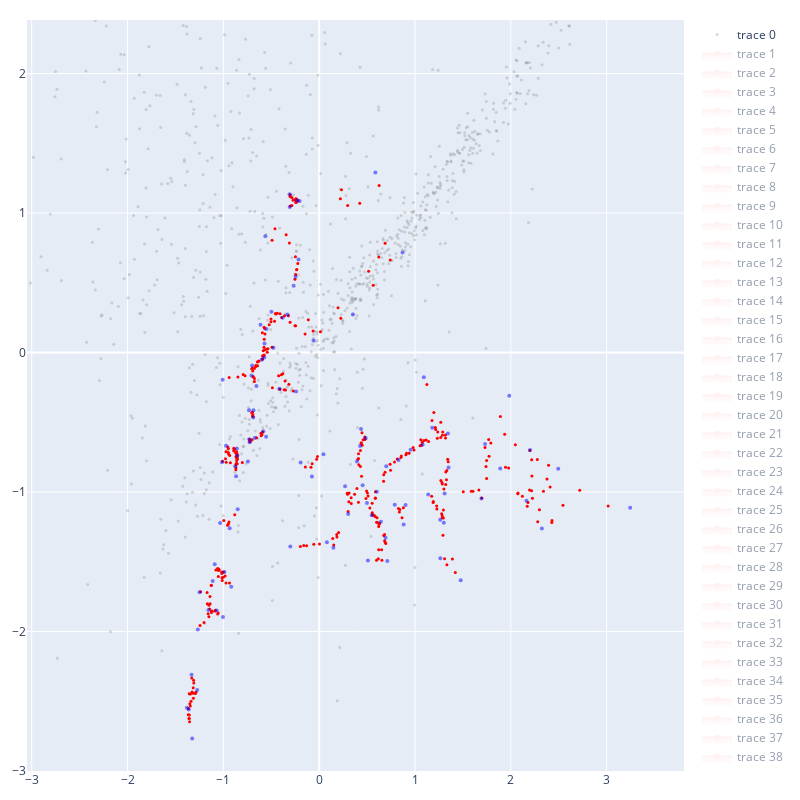

The code cell stored with this chart in its notebook:
### Code cell
fig = go.Figure(
    go.Scatter(
        x=c1[:, 0], y=c1[:, 1], mode="markers", marker=dict(color="grey", opacity=0.3, size=3)
    )
)

colors = px.colors.qualitative.Alphabet
j = 0
n_points = 5
rnd_points = []
for i, points in enumerate(nns_):
    if j > 25:
        j = 0
    c0_xs = [c0[points[0]][0], c0[points[1]][0], c0[points[2]][0], c0[points[0]][0]]
    c0_ys = [c0[points[0]][1], c0[points[1]][1], c0[points[2]][1], c0[points[0]][1]]

    fig.add_trace(go.Scatter(x=c0_xs, y=c0_ys, fill="toself", opacity=0.1, marker=dict(color="red")))
    modifier = 0.5
    for k in range(n_points):
        modifier /= 1.05
        if modifier <= 0:
            modifier = 0
        rnd_points.append(point_on_triangle(c0_xs, c0_ys, modifier))
    j += 1
rnd_points = np.array(rnd_points)
fig.add_trace(
    go.Scatter(
        x=rnd_points[:, 0],
        y=rnd_points[:, 1],
#         mode="lines+markers",
        mode="markers",
        opacity=1.0,
        marker=dict(color="red", opacity=1, size=3),
    )
)
fig.add_trace(
    go.Scatter(
        x=c0[:, 0], y=c0[:, 1], mode="markers", marker=dict(color="blue", opacity=0.5, size=4)
    )
)

fig.update_layout(
    width=800, height=800, margin=dict(l=20, r=20, t=20, b=20),
)
fig.show()

### Figure 1 — Plotly figure (JSON) as saved in the notebook; plotly's stock layout.template omitted (floating-point values rounded to 4 significant figures; data arrays with more than 128 entries replaced by an {"elided": "..."} marker saying what was removed)
{"data": [{"marker": {"color": "grey", "opacity": 0.3, "size": 3}, "mode": "markers", "type": "scatter", "visible": true, "x": {"elided": "895 float values"}, "y": {"elided": "895 float values"}}, {"fill": "toself", "marker": {"color": "red"}, "opacity": 0.1, "type": "scatter", "visible": "legendonly", "x": [0.3509, -0.2665, -0.05932, 0.3509], "y": [0.2724, 0.4785, 0.08709, 0.2724]}, {"fill": "toself", "marker": {"color": "red"}, "opacity": 0.1, "type": "scatter", "visible": "legendonly", "x": [0.3509, 0.5863, 0.8702, 0.3509], "y": [0.2724, 1.29, 0.718, 0.2724]}, {"fill": "toself", "marker": {"color": "red"}, "opacity": 0.1, "type": "scatter", "visible": "legendonly", "x": [2.2, 1.731, 1.984, 2.2], "y": [-0.6989, -0.6561, -0.3105, -0.6989]}, {"fill": "toself", "marker": {"color": "red"}, "opacity": 0.1, "type": "scatter", "visible": "legendonly", "x": [2.2, 2.164, 2.495, 2.2], "y": [-0.6989, -1.063, -0.834, -0.6989]}, {"fill": "toself", "marker": {"color": "red"}, "opacity": 0.1, "type": "scatter", "visible": "legendonly", "x": [2.2, 2.495, 1.889, 2.2], "y": [-0.6989, -0.834, -0.8324, -0.6989]}, {"fill": "toself", "marker": {"color": "red"}, "opacity": 0.1, "type": "scatter", "visible": "legendonly", "x": [0.4856, 0.3942, 0.4266, 0.4856], "y": [-0.6121, -0.7806, -0.6711, -0.6121]}, {"fill": "toself", "marker": {"color": "red"}, "opacity": 0.1, "type": "scatter", "visible": "legendonly", "x": [0.4856, 0.4368, 0.4266, 0.4856], "y": [-0.6121, -0.5487, -0.6711, -0.6121]}, {"fill": "toself", "marker": {"color": "red"}, "opacity": 0.1, "type": "scatter", "visible": "legendonly", "x": [-0.6998, -0.6548, -0.7068, -0.6998], "y": [-0.09325, -0.2396, -0.1654, -0.09325]}, {"fill": "toself", "marker": {"color": "red"}, "opacity": 0.1, "type": "scatter", "visible": "legendonly", "x": [-0.6998, -0.6002, -0.7068, -0.6998], "y": [-0.09325, -0.05172, -0.1654, -0.09325]}, {"fill": "toself", "marker": {"color": "red"}, "opacity": 0.1, "type": "scatter", "visible": "legendonly", "x": [-0.6998, -0.6002, -0.5731, -0.6998], "y": [-0.09325, -0.05172, -0.03542, -0.09325]}, {"fill": "toself", "marker": {"color": "red"}, "opacity": 0.1, "type": "scatter", "visible": "legendonly", "x": [-0.6998, -0.7068, -1.007, -0.6998], "y": [-0.09325, -0.1654, -0.1945, -0.09325]}, {"fill": "toself", "marker": {"color": "red"}, "opacity": 0.1, "type": "scatter", "visible": "legendonly", "x": [-1.361, -1.332, -1.273, -1.361], "y": [-2.56, -2.31, -2.419, -2.56]}, {"fill": "toself", "marker": {"color": "red"}, "opacity": 0.1, "type": "scatter", "visible": "legendonly", "x": [-1.361, -1.325, -1.381, -1.361], "y": [-2.56, -2.768, -2.547, -2.56]}, {"fill": "toself", "marker": {"color": "red"}, "opacity": 0.1, "type": "scatter", "visible": "legendonly", "x": [-1.361, -1.273, -1.381, -1.361], "y": [-2.56, -2.419, -2.547, -2.56]}, {"fill": "toself", "marker": {"color": "red"}, "opacity": 0.1, "type": "scatter", "visible": "legendonly", "x": [-0.9339, -1.034, -0.8505, -0.9339], "y": [-1.26, -1.223, -1.124, -1.26]}, {"fill": "toself", "marker": {"color": "red"}, "opacity": 0.1, "type": "scatter", "visible": "legendonly", "x": [1.693, 1.731, 1.889, 1.693], "y": [-1.047, -0.6561, -0.8324, -1.047]}, {"fill": "toself", "marker": {"color": "red"}, "opacity": 0.1, "type": "scatter", "visible": "legendonly", "x": [1.693, 1.889, 1.309, 1.693], "y": [-1.047, -0.8324, -1.01, -1.047]}, {"fill": "toself", "marker": {"color": "red"}, "opacity": 0.1, "type": "scatter", "visible": "legendonly", "x": [-1.266, -1.157, -1.069, -1.266], "y": [-1.986, -1.847, -1.85, -1.986]}, {"fill": "toself", "marker": {"color": "red"}, "opacity": 0.1, "type": "scatter", "visible": "legendonly", "x": [-1.014, -0.972, -0.8592, -1.014], "y": [-0.7876, -0.6685, -0.6883, -0.7876]}, {"fill": "toself", "marker": {"color": "red"}, "opacity": 0.1, "type": "scatter", "visible": "legendonly", "x": [-1.014, -0.972, -0.8768, -1.014], "y": [-0.7876, -0.6685, -0.8146, -0.7876]}, {"fill": "toself", "marker": {"color": "red"}, "opacity": 0.1, "type": "scatter", "visible": "legendonly", "x": [-0.2665, -0.2463, -0.2161, -0.2665], "y": [0.4785, 0.5433, 0.6667, 0.4785]}, {"fill": "toself", "marker": {"color": "red"}, "opacity": 0.1, "type": "scatter", "visible": "legendonly", "x": [0.3942, 0.4533, 0.4266, 0.3942], "y": [-0.7806, -0.9526, -0.6711, -0.7806]}, {"fill": "toself", "marker": {"color": "red"}, "opacity": 0.1, "type": "scatter", "visible": "legendonly", "x": [-0.3077, -0.3095, -0.2328, -0.3077], "y": [1.043, 1.135, 1.091, 1.043]}, {"fill": "toself", "marker": {"color": "red"}, "opacity": 0.1, "type": "scatter", "visible": "legendonly", "x": [-0.3077, -0.2043, -0.2328, -0.3077], "y": [1.043, 1.087, 1.091, 1.043]}, {"fill": "toself", "marker": {"color": "red"}, "opacity": 0.1, "type": "scatter", "visible": "legendonly", "x": [-0.3077, -0.5618, -0.2161, -0.3077], "y": [1.043, 0.8344, 0.6667, 1.043]}, {"fill": "toself", "marker": {"color": "red"}, "opacity": 0.1, "type": "scatter", "visible": "legendonly", "x": [0.5088, 0.7109, 0.6923, 0.5088], "y": [-1.492, -1.496, -1.328, -1.492]}, {"fill": "toself", "marker": {"color": "red"}, "opacity": 0.1, "type": "scatter", "visible": "legendonly", "x": [0.04439, -0.076, -0.1936, 0.04439], "y": [-0.7297, -0.8887, -0.7883, -0.7297]}, {"fill": "toself", "marker": {"color": "red"}, "opacity": 0.1, "type": "scatter", "visible": "legendonly", "x": [0.7109, 0.6923, 0.6444, 0.7109], "y": [-1.496, -1.328, -1.213, -1.496]}, {"fill": "toself", "marker": {"color": "red"}, "opacity": 0.1, "type": "scatter", "visible": "legendonly", "x": [0.9545, 1.08, 0.8283, 0.9545], "y": [-0.6964, -0.6607, -0.7713, -0.6964]}, {"fill": "toself", "marker": {"color": "red"}, "opacity": 0.1, "type": "scatter", "visible": "legendonly", "x": [0.9545, 1.08, 1.18, 0.9545], "y": [-0.6964, -0.6607, -0.5395, -0.6964]}, {"fill": "toself", "marker": {"color": "red"}, "opacity": 0.1, "type": "scatter", "visible": "legendonly", "x": [0.9545, 0.8283, 0.7001, 0.9545], "y": [-0.6964, -0.7713, -0.8151, -0.6964]}, {"fill": "toself", "marker": {"color": "red"}, "opacity": 0.1, "type": "scatter", "visible": "legendonly", "x": [1.08, 1.344, 1.18, 1.08], "y": [-0.6607, -0.5802, -0.5395, -0.6607]}, {"fill": "toself", "marker": {"color": "red"}, "opacity": 0.1, "type": "scatter", "visible": "legendonly", "x": [-0.6128, -0.5506, -0.5705, -0.6128], "y": [0.1997, 0.169, 0.06429, 0.1997]}, {"fill": "toself", "marker": {"color": "red"}, "opacity": 0.1, "type": "scatter", "visible": "legendonly", "x": [-0.6721, -0.7258, -0.73, -0.6721], "y": [-0.612, -0.6429, -0.6219, -0.612]}, {"fill": "toself", "marker": {"color": "red"}, "opacity": 0.1, "type": "scatter", "visible": "legendonly", "x": [-0.6721, -0.5538, -0.5837, -0.6721], "y": [-0.612, -0.6043, -0.5641, -0.612]}, {"fill": "toself", "marker": {"color": "red"}, "opacity": 0.1, "type": "scatter", "visible": "legendonly", "x": [1.3, 1.477, 1.264, 1.3], "y": [-1.221, -1.633, -1.476, -1.221]}, {"fill": "toself", "marker": {"color": "red"}, "opacity": 0.1, "type": "scatter", "visible": "legendonly", "x": [1.3, 1.263, 1.309, 1.3], "y": [-1.221, -1.2, -1.01, -1.221]}, {"fill": "toself", "marker": {"color": "red"}, "opacity": 0.1, "type": "scatter", "visible": "legendonly", "x": [-0.6548, -0.2408, -0.4137, -0.6548], "y": [-0.2396, -0.2796, -0.2591, -0.2396]}, {"fill": "toself", "marker": {"color": "red"}, "opacity": 0.1, "type": "scatter", "visible": "legendonly", "x": [-1.111, -1.248, -1.157, -1.111], "y": [-1.638, -1.719, -1.847, -1.638]}, {"fill": "toself", "marker": {"color": "red"}, "opacity": 0.1, "type": "scatter", "visible": "legendonly", "x": [-1.111, -1.09, -0.989, -1.111], "y": [-1.638, -1.518, -1.574, -1.638]}, {"fill": "toself", "marker": {"color": "red"}, "opacity": 0.1, "type": "scatter", "visible": "legendonly", "x": [-1.111, -0.989, -0.9179, -1.111], "y": [-1.638, -1.574, -1.68, -1.638]}, {"fill": "toself", "marker": {"color": "red"}, "opacity": 0.1, "type": "scatter", "visible": "legendonly", "x": [-0.972, -0.8568, -0.8592, -0.972], "y": [-0.6685, -0.7395, -0.6883, -0.6685]}, {"fill": "toself", "marker": {"color": "red"}, "opacity": 0.1, "type": "scatter", "visible": "legendonly", "x": [-1.332, -1.273, -1.381, -1.332], "y": [-2.31, -2.419, -2.547, -2.31]}, {"fill": "toself", "marker": {"color": "red"}, "opacity": 0.1, "type": "scatter", "visible": "legendonly", "x": [0.7889, 0.9014, 0.8813, 0.7889], "y": [-1.092, -1.094, -1.232, -1.092]}, {"fill": "toself", "marker": {"color": "red"}, "opacity": 0.1, "type": "scatter", "visible": "legendonly", "x": [-0.6002, -0.5705, -0.5731, -0.6002], "y": [-0.05172, 0.06429, -0.03542, -0.05172]}, {"fill": "toself", "marker": {"color": "red"}, "opacity": 0.1, "type": "scatter", "visible": "legendonly", "x": [-0.5506, -0.4981, -0.3818, -0.5506], "y": [0.169, 0.2921, 0.2498, 0.169]}, {"fill": "toself", "marker": {"color": "red"}, "opacity": 0.1, "type": "scatter", "visible": "legendonly", "x": [-0.8672, -0.8568, -0.8768, -0.8672], "y": [-0.8872, -0.7395, -0.8146, -0.8872]}, {"fill": "toself", "marker": {"color": "red"}, "opacity": 0.1, "type": "scatter", "visible": "legendonly", "x": [0.1482, 0.08069, 0.3029, 0.1482], "y": [-1.401, -1.36, -1.158, -1.401]}, {"fill": "toself", "marker": {"color": "red"}, "opacity": 0.1, "type": "scatter", "visible": "legendonly", "x": [0.1482, 0.08069, -0.3013, 0.1482], "y": [-1.401, -1.36, -1.39, -1.401]}, {"fill": "toself", "marker": {"color": "red"}, "opacity": 0.1, "type": "scatter", "visible": "legendonly", "x": [-0.2408, -0.4777, -0.4137, -0.2408], "y": [-0.2796, 0.03462, -0.2591, -0.2796]}, {"fill": "toself", "marker": {"color": "red"}, "opacity": 0.1, "type": "scatter", "visible": "legendonly", "x": [-1.248, -1.157, -1.069, -1.248], "y": [-1.719, -1.847, -1.85, -1.719]}, {"fill": "toself", "marker": {"color": "red"}, "opacity": 0.1, "type": "scatter", "visible": "legendonly", "x": [1.35, 1.344, 1.18, 1.35], "y": [-0.8247, -0.5802, -0.5395, -0.8247]}, {"fill": "toself", "marker": {"color": "red"}, "opacity": 0.1, "type": "scatter", "visible": "legendonly", "x": [1.35, 1.344, 1.309, 1.35], "y": [-0.8247, -0.5802, -1.01, -0.8247]}, {"fill": "toself", "marker": {"color": "red"}, "opacity": 0.1, "type": "scatter", "visible": "legendonly", "x": [1.35, 1.138, 1.309, 1.35], "y": [-0.8247, -1.018, -1.01, -0.8247]}, {"fill": "toself", "marker": {"color": "red"}, "opacity": 0.1, "type": "scatter", "visible": "legendonly", "x": [3.245, 2.324, 2.495, 3.245], "y": [-1.113, -1.263, -0.834, -1.113]}, {"fill": "toself", "marker": {"color": "red"}, "opacity": 0.1, "type": "scatter", "visible": "legendonly", "x": [0.2703, 0.3029, 0.4533, 0.2703], "y": [-0.9592, -1.158, -0.9526, -0.9592]}, {"fill": "toself", "marker": {"color": "red"}, "opacity": 0.1, "type": "scatter", "visible": "legendonly", "x": [0.2703, 0.3029, 0.4985, 0.2703], "y": [-0.9592, -1.158, -1.079, -0.9592]}, {"fill": "toself", "marker": {"color": "red"}, "opacity": 0.1, "type": "scatter", "visible": "legendonly", "x": [-1.09, -0.989, -0.9179, -1.09], "y": [-1.518, -1.574, -1.68, -1.518]}, {"fill": "toself", "marker": {"color": "red"}, "opacity": 0.1, "type": "scatter", "visible": "legendonly", "x": [-0.8568, -0.8592, -0.8768, -0.8568], "y": [-0.7395, -0.6883, -0.8146, -0.7395]}, {"fill": "toself", "marker": {"color": "red"}, "opacity": 0.1, "type": "scatter", "visible": "legendonly", "x": [-0.8568, -0.7438, -0.8768, -0.8568], "y": [-0.7395, -0.7817, -0.8146, -0.7395]}, {"fill": "toself", "marker": {"color": "red"}, "opacity": 0.1, "type": "scatter", "visible": "legendonly", "x": [1.344, 1.092, 1.18, 1.344], "y": [-0.5802, -0.1765, -0.5395, -0.5802]}, {"fill": "toself", "marker": {"color": "red"}, "opacity": 0.1, "type": "scatter", "visible": "legendonly", "x": [2.164, 2.324, 2.495, 2.164], "y": [-1.063, -1.263, -0.834, -1.063]}, {"fill": "toself", "marker": {"color": "red"}, "opacity": 0.1, "type": "scatter", "visible": "legendonly", "x": [2.164, 2.324, 1.889, 2.164], "y": [-1.063, -1.263, -0.8324, -1.063]}, {"fill": "toself", "marker": {"color": "red"}, "opacity": 0.1, "type": "scatter", "visible": "legendonly", "x": [-0.4777, -0.5705, -0.5731, -0.4777], "y": [0.03462, 0.06429, -0.03542, 0.03462]}, {"fill": "toself", "marker": {"color": "red"}, "opacity": 0.1, "type": "scatter", "visible": "legendonly", "x": [-0.4981, -0.3818, -0.3308, -0.4981], "y": [0.2921, 0.2498, 0.2734, 0.2921]}, {"fill": "toself", "marker": {"color": "red"}, "opacity": 0.1, "type": "scatter", "visible": "legendonly", "x": [-0.3818, -0.3308, -0.05932, -0.3818], "y": [0.2498, 0.2734, 0.08709, 0.2498]}, {"fill": "toself", "marker": {"color": "red"}, "opacity": 0.1, "type": "scatter", "visible": "legendonly", "x": [1.263, 1.138, 1.309, 1.263], "y": [-1.2, -1.018, -1.01, -1.2]}, {"fill": "toself", "marker": {"color": "red"}, "opacity": 0.1, "type": "scatter", "visible": "legendonly", "x": [-1.004, -1.157, -1.069, -1.004], "y": [-1.896, -1.847, -1.85, -1.896]}, {"fill": "toself", "marker": {"color": "red"}, "opacity": 0.1, "type": "scatter", "visible": "legendonly", "x": [0.8283, 0.6017, 0.7001, 0.8283], "y": [-0.7713, -0.9977, -0.8151, -0.7713]}, {"fill": "toself", "marker": {"color": "red"}, "opacity": 0.1, "type": "scatter", "visible": "legendonly", "x": [0.6017, 0.4533, 0.4985, 0.6017], "y": [-0.9977, -0.9526, -1.079, -0.9977]}, {"fill": "toself", "marker": {"color": "red"}, "opacity": 0.1, "type": "scatter", "visible": "legendonly", "x": [0.6017, 0.5482, 0.4985, 0.6017], "y": [-0.9977, -1.167, -1.079, -0.9977]}, {"fill": "toself", "marker": {"color": "red"}, "opacity": 0.1, "type": "scatter", "visible": "legendonly", "x": [-0.6857, -0.6875, -0.7324, -0.6857], "y": [-0.4146, -0.4654, -0.4138, -0.4146]}, {"fill": "toself", "marker": {"color": "red"}, "opacity": 0.1, "type": "scatter", "visible": "legendonly", "x": [-0.3095, -0.2043, -0.2328, -0.3095], "y": [1.135, 1.087, 1.091, 1.135]}, {"fill": "toself", "marker": {"color": "red"}, "opacity": 0.1, "type": "scatter", "visible": "legendonly", "x": [0.5863, -0.2043, 0.8702, 0.5863], "y": [1.29, 1.087, 0.718, 1.29]}, {"fill": "toself", "marker": {"color": "red"}, "opacity": 0.1, "type": "scatter", "visible": "legendonly", "x": [0.5482, 0.6923, 0.6444, 0.5482], "y": [-1.167, -1.328, -1.213, -1.167]}, {"fill": "toself", "marker": {"color": "red"}, "opacity": 0.1, "type": "scatter", "visible": "legendonly", "x": [0.5482, 0.6444, 0.4985, 0.5482], "y": [-1.167, -1.213, -1.079, -1.167]}, {"marker": {"color": "red", "opacity": 1, "size": 3}, "mode": "markers", "opacity": 1, "type": "scatter", "visible": true, "x": {"elided": "380 float values"}, "y": {"elided": "380 float values"}}, {"marker": {"color": "blue", "opacity": 0.5, "size": 4}, "mode": "markers", "type": "scatter", "visible": true, "x": [0.3509, 2.2, 0.4856, -0.6998, -1.361, -0.9339, 1.693, -1.266, 1.731, -1.014, -0.2665, 0.3942, -0.3077, 0.5088, 0.04439, 0.7109, 0.9545, 1.08, -0.6128, -0.6721, 1.3, 1.477, -0.6548, -1.111, -0.972, -1.332, -1.034, 0.7889, -0.6002, -0.5506, 0.9014, -0.7258, -0.8672, 1.264, -0.076, 0.1482, -0.5538, -0.2408, -1.248, 1.35, 3.245, -0.7068, 0.2703, -1.09, -0.8568, -0.8592, -0.989, 0.8813, 1.344, 2.164, -0.4777, -0.4981, -0.3818, 1.984, 0.08069, 1.092, 1.263, -1.004, -0.5705, -1.007, 0.8283, 0.6017, -0.6857, -1.325, 0.3029, -0.73, -0.2463, 2.324, -0.7438, 1.18, 0.4368, -0.1936, -0.3095, -0.6875, 0.4533, -1.157, 0.7001, 2.495, 1.138, -0.3308, 0.5863, -0.8768, -0.2043, 0.4266, 1.889, 0.8702, 0.5482, -1.273, 0.6923, -0.9179, -1.069, -0.8505, -0.7324, 1.309, -1.381, -0.05932, 0.6444, -0.5731, -0.4137, -0.5837, -0.5618, -0.2161, -0.2328, -0.3013, 0.4985], "y": [0.2724, -0.6989, -0.6121, -0.09325, -2.56, -1.26, -1.047, -1.986, -0.6561, -0.7876, 0.4785, -0.7806, 1.043, -1.492, -0.7297, -1.496, -0.6964, -0.6607, 0.1997, -0.612, -1.221, -1.633, -0.2396, -1.638, -0.6685, -2.31, -1.223, -1.092, -0.05172, 0.169, -1.094, -0.6429, -0.8872, -1.476, -0.8887, -1.401, -0.6043, -0.2796, -1.719, -0.8247, -1.113, -0.1654, -0.9592, -1.518, -0.7395, -0.6883, -1.574, -1.232, -0.5802, -1.063, 0.03462, 0.2921, 0.2498, -0.3105, -1.36, -0.1765, -1.2, -1.896, 0.06429, -0.1945, -0.7713, -0.9977, -0.4146, -2.768, -1.158, -0.6219, 0.5433, -1.263, -0.7817, -0.5395, -0.5487, -0.7883, 1.135, -0.4654, -0.9526, -1.847, -0.8151, -0.834, -1.018, 0.2734, 1.29, -0.8146, 1.087, -0.6711, -0.8324, 0.718, -1.167, -2.419, -1.328, -1.68, -1.85, -1.124, -0.4138, -1.01, -2.547, 0.08709, -1.213, -0.03542, -0.2591, -0.5641, 0.8344, 0.6667, 1.091, -1.39, -1.079]}], "layout": {"height": 800, "margin": {"b": 20, "l": 20, "r": 20, "t": 20}, "width": 800, "xaxis": {"autorange": false, "range": [-3.049, 3.807], "type": "linear"}, "yaxis": {"autorange": false, "range": [-3.001, 2.385], "type": "linear"}}}
